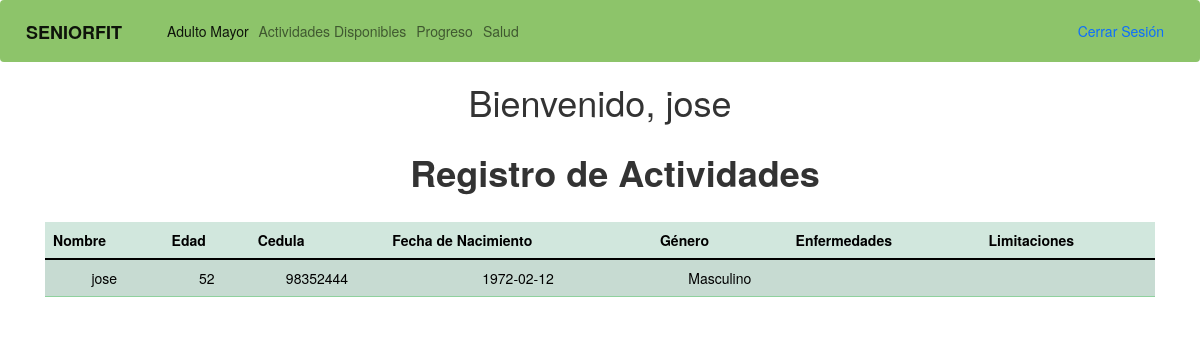
/salud.php (signed in), run on an earlier commit of the app's database.
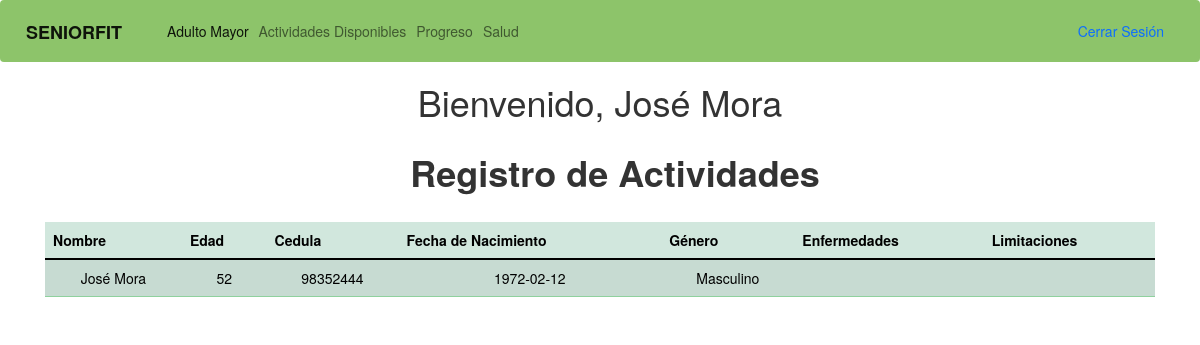
And on a later commit of the database.
### tables this page shows
CREATE TABLE `usuarios` (
  `id` int(6) UNSIGNED NOT NULL,
  `nombre` varchar(50) NOT NULL,
  `edad` int(3) NOT NULL,
  `fecha_nacimiento` date NOT NULL,
  `genero` varchar(10) NOT NULL,
  `tipo_usuario` varchar(20) NOT NULL,
  `email` varchar(50) NOT NULL,
  `password` varchar(10) NOT NULL,
  `nombre_usuario` varchar(10) NOT NULL,
  `fecha_registro` timestamp NOT NULL DEFAULT current_timestamp() ON UPDATE current_timestamp(),
  `cedula` varchar(15) DEFAULT NULL,
  `telefono` varchar(10) DEFAULT NULL
);

### salud.php (the view, shortened to what this page needs)
<!DOCTYPE html>
<html lang="en">
<head>
    <link href="https://cdn.jsdelivr.net/npm/bootstrap@5.3.0-alpha1/dist/css/bootstrap.min.css" rel="stylesheet">
    <link rel="stylesheet" href="https://maxcdn.bootstrapcdn.com/bootstrap/3.4.1/css/bootstrap.min.css">
    <link rel="stylesheet" href="https://stackpath.bootstrapcdn.com/bootstrap/4.5.2/css/bootstrap.min.css"
>
    <link rel="stylesheet" href="style/styles.css">
</head>
<body>
    <?php
      include 'base_adulto.php';
      $nombre_usu =  $_SESSION['nombre_usuario'];
      $bd = conectar();
      $query = "SELECT * FROM usuarios Where nombre_usuario = '$nombre_usu'";
      $result = mysqli_query($bd, $query);
      $row = mysqli_fetch_array($result);
      echo "<h1> Bienvenido, " . $row['nombre'] . " </h1>";
    ?>
     <div class="container">
    <table class="table">
    <div class="container">
      <div class="row">
        <div class="col-md-12 mx-auto d-block">
        <h1 class="text"> <strong>Registro de Actividades</strong></h1>
        <table class="table table-success table-striped ">
            <thead>
                    <tr>
                        <th>Nombre</th>
                        <th>Edad</th>
                        <th>Cedula</th>
                        <th>Fecha de Nacimiento</th>
                        <th>Género</th>
                        <th>Enfermedades</th>
                        <th>Limitaciones</th>
                    </tr>
                </thead>
                <tbody>
                    <?php
                        echo "<tr>";
                        echo "<td>" . $row['nombre'] . "</td>";
                        echo "<td>" . $row['edad'] . "</td>";
                        echo "<td>" . $row['cedula'] . "</td>";
                        echo "<td>" . $row['fecha_nacimiento'] . "</td>";
                        echo "<td>" . $row['genero'] . "</td>";
                        echo "<td>" . $row['enfermedades'] . "</td>";
                        echo "<td>" . $row['limitaciones'] . "</td>";
                        echo "</tr>";
                    ?>
            </tbody>
        </table>
        </div>
      </div>
    </div>
</body>
</html>

What changed in the data, as far as the page shows it:
changed usuarios "Masculino": nombre "jose" → "José Mora"
